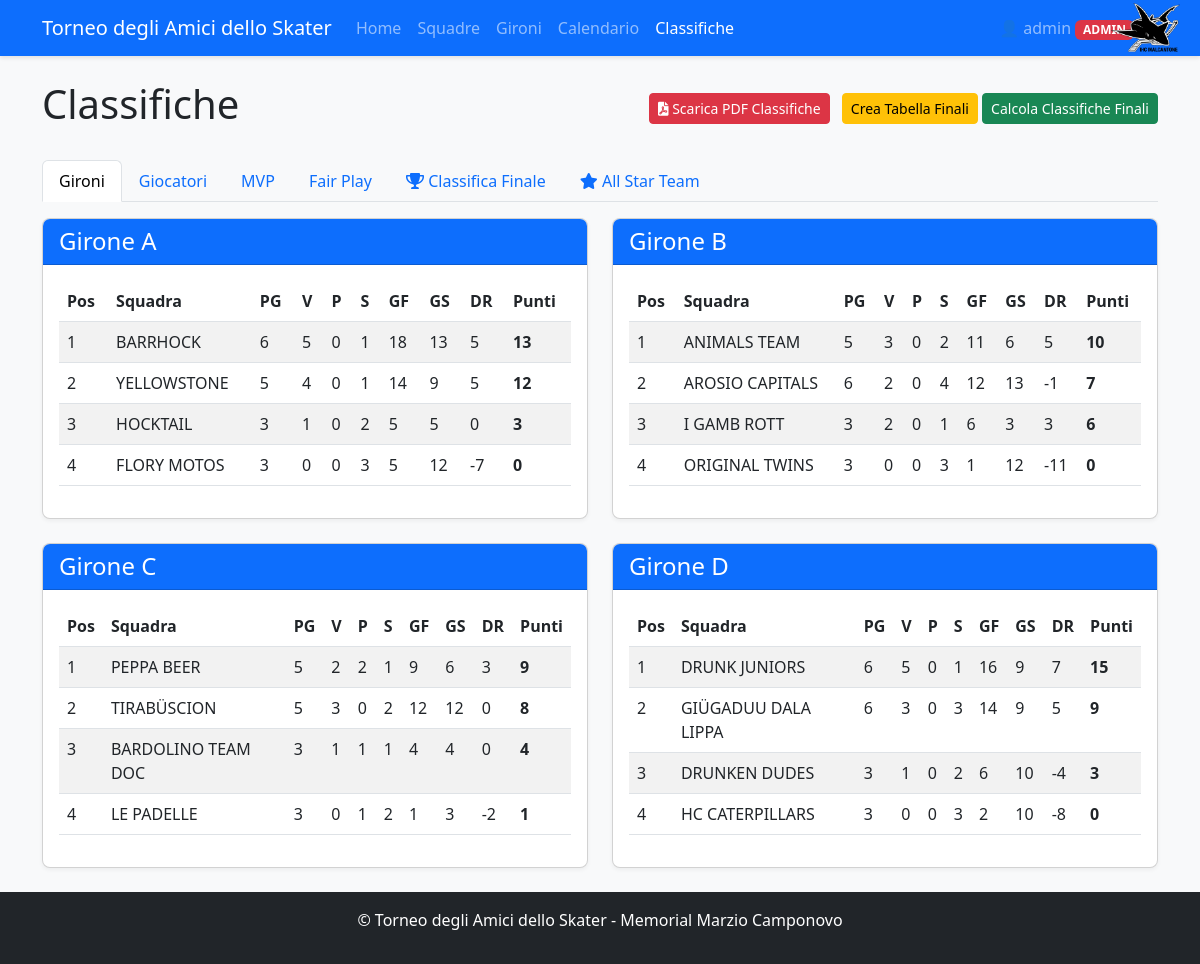
Screenshot of /standings (signed in) with the database file from the repository.
### app.py (models this page shows, shortened)
class User(UserMixin, db.Model):
    id = db.Column(db.Integer, primary_key=True)
    username = db.Column(db.String(80), unique=True, nullable=False)
    password_hash = db.Column(db.String(200), nullable=False)
    role = db.Column(db.String(20), default='user')  # 'user' o 'admin'
    created_at = db.Column(db.DateTime, default=datetime.utcnow)
    def is_admin(self):
        return self.role == 'admin'

class Team(db.Model):
    id = db.Column(db.Integer, primary_key=True)
    name = db.Column(db.String(100), nullable=False, unique=True)
    group = db.Column(db.String(1))  # A, B, C, or D
    group_order = db.Column(db.Integer, default=0)  # NUOVO CAMPO per l'ordinamento nel girone
    players = db.relationship('Player', backref='team', lazy=True)
    matches = db.relationship(
        'Match',
        primaryjoin="or_(Team.id == Match.team1_id, Team.id == Match.team2_id)",
        lazy=True,
        overlaps="team1,team2"
    )
    wins = db.Column(db.Integer, default=0)
    losses = db.Column(db.Integer, default=0)
    draws = db.Column(db.Integer, default=0)
    goals_for = db.Column(db.Integer, default=0)
    goals_against = db.Column(db.Integer, default=0)
    points = db.Column(db.Integer, default=0)
    @property
    def goal_difference(self):
        return self.goals_for - self.goals_against
    @property
    def games_played(self):
        return self.wins + self.losses + self.draws

### app.py (the view, shortened to what this page needs)
@app.route('/standings')
@login_required
def standings():
    group_standings = {}
    for group in ['A', 'B', 'C', 'D']:
        teams = Team.query.filter_by(group=group).order_by(
            Team.points.desc(),
            (Team.goals_for - Team.goals_against).desc(),
            Team.goals_for.desc(),
            Team.group_order
        ).all()
        group_standings[group] = teams
    try:
        if db.inspect(db.engine).has_table('player_match_stats'):
            from sqlalchemy import func
            top_scorers_query = db.session.query(
                Player,
                func.sum(PlayerMatchStats.goals).label('total_goals'),
                func.count(PlayerMatchStats.match_id).label('total_matches'),
                func.sum(PlayerMatchStats.assists).label('total_assists')
            ).join(PlayerMatchStats).filter(
                PlayerMatchStats.is_removed == False  # NUOVA CONDIZIONE
            ).group_by(Player.id).having(
                func.sum(PlayerMatchStats.goals) > 0
            ).order_by(
                func.sum(PlayerMatchStats.goals).desc(),        # 1° criterio: più gol
                func.count(PlayerMatchStats.match_id).asc(),    # 2° criterio: meno partite
                func.sum(PlayerMatchStats.assists).desc()       # 3° criterio: più assist
            ).limit(10)
            top_scorers = []
            for player, total_goals, total_matches, total_assists in top_scorers_query:
                player.display_goals = total_goals
                player.display_matches = total_matches
                player.display_assists_for_ranking = total_assists
                top_scorers.append(player)
            top_assists_query = db.session.query(
                Player,
                func.sum(PlayerMatchStats.assists).label('total_assists'),
                func.count(PlayerMatchStats.match_id).label('total_matches'),
                func.sum(PlayerMatchStats.goals).label('total_goals')
            ).join(PlayerMatchStats).filter(
                PlayerMatchStats.is_removed == False  # NUOVA CONDIZIONE
            ).group_by(Player.id).having(
                func.sum(PlayerMatchStats.assists) > 0
            ).order_by(
                func.sum(PlayerMatchStats.assists).desc(),      # 1° criterio: più assist
                func.count(PlayerMatchStats.match_id).asc(),    # 2° criterio: meno partite
                func.sum(PlayerMatchStats.goals).desc()         # 3° criterio: più gol
            ).limit(10)
            top_assists = []
            for player, total_assists, total_matches, total_goals in top_assists_query:
                player.display_assists = total_assists
                player.display_matches = total_matches
                player.display_goals_for_ranking = total_goals
                top_assists.append(player)
            most_penalties_query = db.session.query(
                Player,
                func.sum(PlayerMatchStats.penalties).label('total_penalties')
            ).join(PlayerMatchStats).filter(
                PlayerMatchStats.is_removed == False  # NUOVA CONDIZIONE
            ).group_by(Player.id).having(
                func.sum(PlayerMatchStats.penalties) > 0
            ).order_by(func.sum(PlayerMatchStats.penalties).desc()).limit(10)
            most_penalties = []
            for player, total_penalties in most_penalties_query:
                player.display_penalties = total_penalties
                most_penalties.append(player)
            best_player_awards = get_best_player_awards()
    except Exception as e:
        print(f"Errore nelle statistiche: {e}")
        top_scorers = []
        top_assists = []
        most_penalties = []
        best_player_awards = []
    fair_play_ranking = get_fair_play_ranking()
    has_final_rankings = False
    try:
        if db.inspect(db.engine).has_table('final_ranking'):
            has_final_rankings = FinalRanking.query.count() > 0
        else:
            print("⚠️ Tabella final_ranking non trovata")
    except Exception as e:
        print(f"❌ Errore nel controllo final_ranking: {e}")
        has_final_rankings = False
    final_rankings = FinalRanking.query.order_by(FinalRanking.final_position).all()
    selections = AllStarTeam.query.all()
    all_star_data = {
        'Tesserati': {
            'Portiere': None,
            'Difensore_1': None,
            'Difensore_2': None,
            'Attaccante_1': None,
            'Attaccante_2': None
        },
        'Non Tesserati': {
            'Portiere': None,
            'Difensore_1': None,
            'Difensore_2': None,
            'Attaccante_1': None,
            'Attaccante_2': None
        }
    }
    teams = Team.query.order_by(Team.name).all()
    return render_template('standings.html',
                          group_standings=group_standings,
                          top_scorers=top_scorers,
                          top_assists=top_assists,
                          most_penalties=most_penalties,
                          best_player_awards=best_player_awards,
                          fair_play_ranking=fair_play_ranking,
                          has_final_rankings=has_final_rankings,
                          final_rankings=final_rankings,
                          teams=teams,
                          all_star_data=all_star_data)

### templates/standings.html (shortened to what this page needs)
<!DOCTYPE html>
<html lang="it">
<head>
    <link rel="stylesheet" href="https://cdn.jsdelivr.net/npm/bootstrap@5.3.0/dist/css/bootstrap.min.css">
    <link rel="stylesheet" href="{{ url_for('static', filename='style.css') }}">
    <link rel="stylesheet" href="https://cdnjs.cloudflare.com/ajax/libs/font-awesome/6.0.0/css/all.min.css">
</head>
<body class="d-flex flex-column min-vh-100">
    <nav class="navbar navbar-expand-lg navbar-dark bg-primary">
        <div class="container">
            <a class="navbar-brand" href="{{ url_for('index') }}">Torneo degli Amici dello Skater</a>
            <div class="collapse navbar-collapse" id="navbarNav">
                <ul class="navbar-nav me-auto">
                    <li class="nav-item">
                        <a class="nav-link" href="{{ url_for('index') }}">Home</a>
                    </li>
                    <li class="nav-item">
                        <a class="nav-link" href="{{ url_for('teams') }}">Squadre</a>
                    </li>
                    <li class="nav-item">
                        <a class="nav-link" href="{{ url_for('groups') }}">Gironi</a>
                    </li>
                    <li class="nav-item">
                        <a class="nav-link" href="{{ url_for('schedule') }}">Calendario</a>
                    </li>
                    <li class="nav-item">
                        <a class="nav-link active" href="{{ url_for('standings') }}">Classifiche</a>
                    </li>
                </ul>
                <ul class="navbar-nav ms-auto">
                    {% if current_user.is_authenticated %}
                        <li class="nav-item dropdown">
                            <a class="nav-link dropdown-toggle" href="#" role="button" data-bs-toggle="dropdown">
                                👤 {{ current_user.username }}
                                {% if current_user.is_admin() %}
                                    <span class="badge bg-danger">ADMIN</span>
                                {% endif %}
                            </a>
                        </li>
                    {% endif %}
                </ul>
            </div>
            <div class="navbar-logo">
                <img src="{{ url_for('static', filename='logo.png') }}" alt="IHC Malcantone" />
            </div>
        </div>
    </nav>
    <div class="container mt-4">
        <div class="d-flex justify-content-between align-items-center">
            <h1>Classifiche</h1>
            <div>
                <a href="{{ url_for('export_standings_pdf') }}" class="btn btn-danger btn-sm me-2">
                    <i class="fas fa-file-pdf"></i> Scarica PDF Classifiche
                </a>
                <form method="post" action="{{ url_for('migrate_final_ranking') }}" class="d-inline">
                    <button type="submit" class="btn btn-warning btn-sm">Crea Tabella Finali</button>
                </form>
                {% if not has_final_rankings %}
                    <form method="post" action="{{ url_for('update_final_rankings') }}" class="d-inline">
                        <button type="submit" class="btn btn-success btn-sm">Calcola Classifiche Finali</button>
                    </form>
                {% endif %}
            </div>
        </div>
        <ul class="nav nav-tabs mt-4" id="myTab" role="tablist">
            <li class="nav-item" role="presentation">
                <button class="nav-link active" id="groups-tab" data-bs-toggle="tab" data-bs-target="#groups" type="button" role="tab">Gironi</button>
            </li>
            <li class="nav-item" role="presentation">
                <button class="nav-link" id="players-tab" data-bs-toggle="tab" data-bs-target="#players" type="button" role="tab">Giocatori</button>
            </li>
            <li class="nav-item" role="presentation">
                <button class="nav-link" id="awards-tab" data-bs-toggle="tab" data-bs-target="#awards" type="button" role="tab">MVP</button>
            </li>
            <li class="nav-item" role="presentation">
                <button class="nav-link" id="fairplay-tab" data-bs-toggle="tab" data-bs-target="#fairplay" type="button" role="tab">Fair Play</button>
            </li>
            <li class="nav-item" role="presentation">
                <button class="nav-link" id="final-tab" data-bs-toggle="tab" data-bs-target="#final" type="button" role="tab">
                    <i class="fas fa-trophy"></i> Classifica Finale
                </button>
            </li>
            <li class="nav-item" role="presentation">
                <button class="nav-link" id="allstar-tab" data-bs-toggle="tab" data-bs-target="#allstar" type="button" role="tab">
                    <i class="fas fa-star"></i> All Star Team
                </button>
            </li>
        </ul>
        <div class="tab-content mt-3" id="myTabContent">
            <div class="tab-pane fade show active" id="groups" role="tabpanel">
                <div class="row">
                    {% for group, teams in group_standings.items() %}
                        <div class="col-md-6 mb-4">
                            <div class="card">
                                <div class="card-header bg-primary text-white">
                                    <h4 class="mb-0">Girone {{ group }}</h4>
                                </div>
                                <div class="card-body">
                                    <div class="table-responsive">
                                        <table class="table table-striped">
                                            <thead>
                                                <tr>
                                                    <th>Pos</th>
                                                    <th>Squadra</th>
                                                    <th>PG</th>
                                                    <th>V</th>
                                                    <th>P</th>
                                                    <th>S</th>
                                                    <th>GF</th>
                                                    <th>GS</th>
                                                    <th>DR</th>
                                                    <th>Punti</th>
                                                </tr>
                                            </thead>
                                            <tbody>
                                                {% for team in teams %}
                                                    <tr>
                                                        <td>{{ loop.index }}</td>
                                                        <td>{{ team.name }}</td>
                                                        <td>{{ team.games_played }}</td>
                                                        <td>{{ team.wins }}</td>
                                                        <td>{{ team.draws }}</td>
                                                        <td>{{ team.losses }}</td>
                                                        <td>{{ team.goals_for }}</td>
                                                        <td>{{ team.goals_against }}</td>
                                                        <td>{{ team.goal_difference }}</td>
                                                        <td><strong>{{ team.points }}</strong></td>
                                                    </tr>
                                                {% endfor %}
                                            </tbody>
                                        </table>
                                    </div>
                                </div>
                            </div>
                        </div>
                    {% endfor %}
                </div>
            </div>
        </div>
    </div>
    <footer class="bg-dark text-white py-3 mt-auto">
        <div class="container text-center">
            <p>© Torneo degli Amici dello Skater - Memorial Marzio Camponovo</p>
        </div>
    </footer>
</body>
</html>

### rows the page displays
User: username "admin"
Team: name "BARRHOCK", games_played "6", wins "5", draws "0", losses "1", goals_for "18", goals_against "13", goal_difference "5", points "13"
Team: name "YELLOWSTONE", games_played "5", wins "4", draws "0", losses "1", goals_for "14", goals_against "9", goal_difference "5", points "12"
Team: name "HOCKTAIL", games_played "3", wins "1", draws "0", losses "2", goals_for "5", goals_against "5", goal_difference "0", points "3"
Team: name "FLORY MOTOS", games_played "3", wins "0", draws "0", losses "3", goals_for "5", goals_against "12", goal_difference "-7", points "0"
Team: name "ANIMALS TEAM", games_played "5", wins "3", draws "0", losses "2", goals_for "11", goals_against "6", goal_difference "5", points "10"
Team: name "AROSIO CAPITALS", games_played "6", wins "2", draws "0", losses "4", goals_for "12", goals_against "13", goal_difference "-1", points "7"
Team: name "I GAMB ROTT", games_played "3", wins "2", draws "0", losses "1", goals_for "6", goals_against "3", goal_difference "3", points "6"
Team: name "ORIGINAL TWINS", games_played "3", wins "0", draws "0", losses "3", goals_for "1", goals_against "12", goal_difference "-11", points "0"
Team: name "PEPPA BEER", games_played "5", wins "2", draws "2", losses "1", goals_for "9", goals_against "6", goal_difference "3", points "9"
Team: name "TIRABÜSCION", games_played "5", wins "3", draws "0", losses "2", goals_for "12", goals_against "12", goal_difference "0", points "8"
Team: name "BARDOLINO TEAM DOC", games_played "3", wins "1", draws "1", losses "1", goals_for "4", goals_against "4", goal_difference "0", points "4"
Team: name "LE PADELLE", games_played "3", wins "0", draws "1", losses "2", goals_for "1", goals_against "3", goal_difference "-2", points "1"
Team: name "DRUNK JUNIORS", games_played "6", wins "5", draws "0", losses "1", goals_for "16", goals_against "9", goal_difference "7", points "15"
Team: name "GIÜGADUU DALA LIPPA", games_played "6", wins "3", draws "0", losses "3", goals_for "14", goals_against "9", goal_difference "5", points "9"
Team: name "DRUNKEN DUDES", games_played "3", wins "1", draws "0", losses "2", goals_for "6", goals_against "10", goal_difference "-4", points "3"
Team: name "HC CATERPILLARS", games_played "3", wins "0", draws "0", losses "3", goals_for "2", goals_against "10", goal_difference "-8", points "0"

### other values shown
{{ group }} "A" "B" "C" "D"
